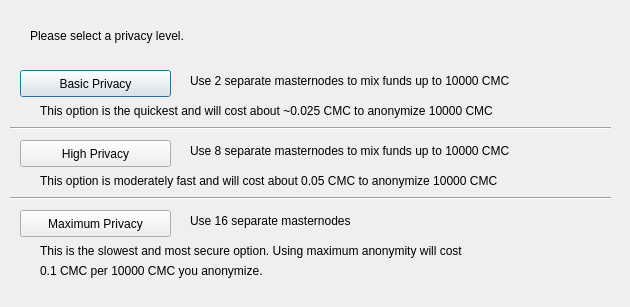
<?xml version="1.0" encoding="UTF-8"?>
<ui version="4.0">
 <class>ObfuscationConfig</class>
 <widget class="QDialog" name="ObfuscationConfig">
  <property name="geometry">
   <rect>
    <x>0</x>
    <y>0</y>
    <width>630</width>
    <height>307</height>
   </rect>
  </property>
  <property name="windowTitle">
   <string>Configure Obfuscation</string>
  </property>
  <widget class="QPushButton" name="buttonBasic">
   <property name="geometry">
    <rect>
     <x>20</x>
     <y>70</y>
     <width>151</width>
     <height>27</height>
    </rect>
   </property>
   <property name="text">
    <string>Basic Privacy</string>
   </property>
  </widget>
  <widget class="QPushButton" name="buttonHigh">
   <property name="geometry">
    <rect>
     <x>20</x>
     <y>140</y>
     <width>151</width>
     <height>27</height>
    </rect>
   </property>
   <property name="text">
    <string>High Privacy</string>
   </property>
  </widget>
  <widget class="QPushButton" name="buttonMax">
   <property name="geometry">
    <rect>
     <x>20</x>
     <y>210</y>
     <width>151</width>
     <height>27</height>
    </rect>
   </property>
   <property name="text">
    <string>Maximum Privacy</string>
   </property>
  </widget>
  <widget class="QLabel" name="label">
   <property name="geometry">
    <rect>
     <x>30</x>
     <y>20</y>
     <width>571</width>
     <height>31</height>
    </rect>
   </property>
   <property name="text">
    <string>Please select a privacy level.</string>
   </property>
  </widget>
  <widget class="QLabel" name="label_2">
   <property name="geometry">
    <rect>
     <x>190</x>
     <y>70</y>
     <width>421</width>
     <height>21</height>
    </rect>
   </property>
   <property name="text">
    <string>Use 2 separate masternodes to mix funds up to 10000 CMC</string>
   </property>
  </widget>
  <widget class="QLabel" name="label_3">
   <property name="geometry">
    <rect>
     <x>190</x>
     <y>140</y>
     <width>411</width>
     <height>21</height>
    </rect>
   </property>
   <property name="text">
    <string>Use 8 separate masternodes to mix funds up to 10000 CMC</string>
   </property>
  </widget>
  <widget class="QLabel" name="label_4">
   <property name="geometry">
    <rect>
     <x>190</x>
     <y>210</y>
     <width>421</width>
     <height>21</height>
    </rect>
   </property>
   <property name="text">
    <string>Use 16 separate masternodes</string>
   </property>
  </widget>
  <widget class="QLabel" name="label_6">
   <property name="geometry">
    <rect>
     <x>40</x>
     <y>100</y>
     <width>561</width>
     <height>21</height>
    </rect>
   </property>
   <property name="text">
    <string>This option is the quickest and will cost about ~0.025 CMC to anonymize 10000 CMC</string>
   </property>
  </widget>
  <widget class="QLabel" name="label_7">
   <property name="geometry">
    <rect>
     <x>40</x>
     <y>170</y>
     <width>561</width>
     <height>21</height>
    </rect>
   </property>
   <property name="text">
    <string>This option is moderately fast and will cost about 0.05 CMC to anonymize 10000 CMC</string>
   </property>
  </widget>
  <widget class="QLabel" name="label_8">
   <property name="geometry">
    <rect>
     <x>40</x>
     <y>240</y>
     <width>561</width>
     <height>21</height>
    </rect>
   </property>
   <property name="text">
    <string>This is the slowest and most secure option. Using maximum anonymity will cost</string>
   </property>
  </widget>
  <widget class="QLabel" name="label_9">
   <property name="geometry">
    <rect>
     <x>40</x>
     <y>260</y>
     <width>561</width>
     <height>21</height>
    </rect>
   </property>
   <property name="text">
    <string>0.1 CMC per 10000 CMC you anonymize.</string>
   </property>
  </widget>
  <widget class="Line" name="line">
   <property name="geometry">
    <rect>
     <x>10</x>
     <y>120</y>
     <width>601</width>
     <height>16</height>
    </rect>
   </property>
   <property name="orientation">
    <enum>Qt::Horizontal</enum>
   </property>
  </widget>
  <widget class="Line" name="line_2">
   <property name="geometry">
    <rect>
     <x>10</x>
     <y>190</y>
     <width>601</width>
     <height>16</height>
    </rect>
   </property>
   <property name="orientation">
    <enum>Qt::Horizontal</enum>
   </property>
  </widget>
 </widget>
 <resources/>
 <connections/>
</ui>
